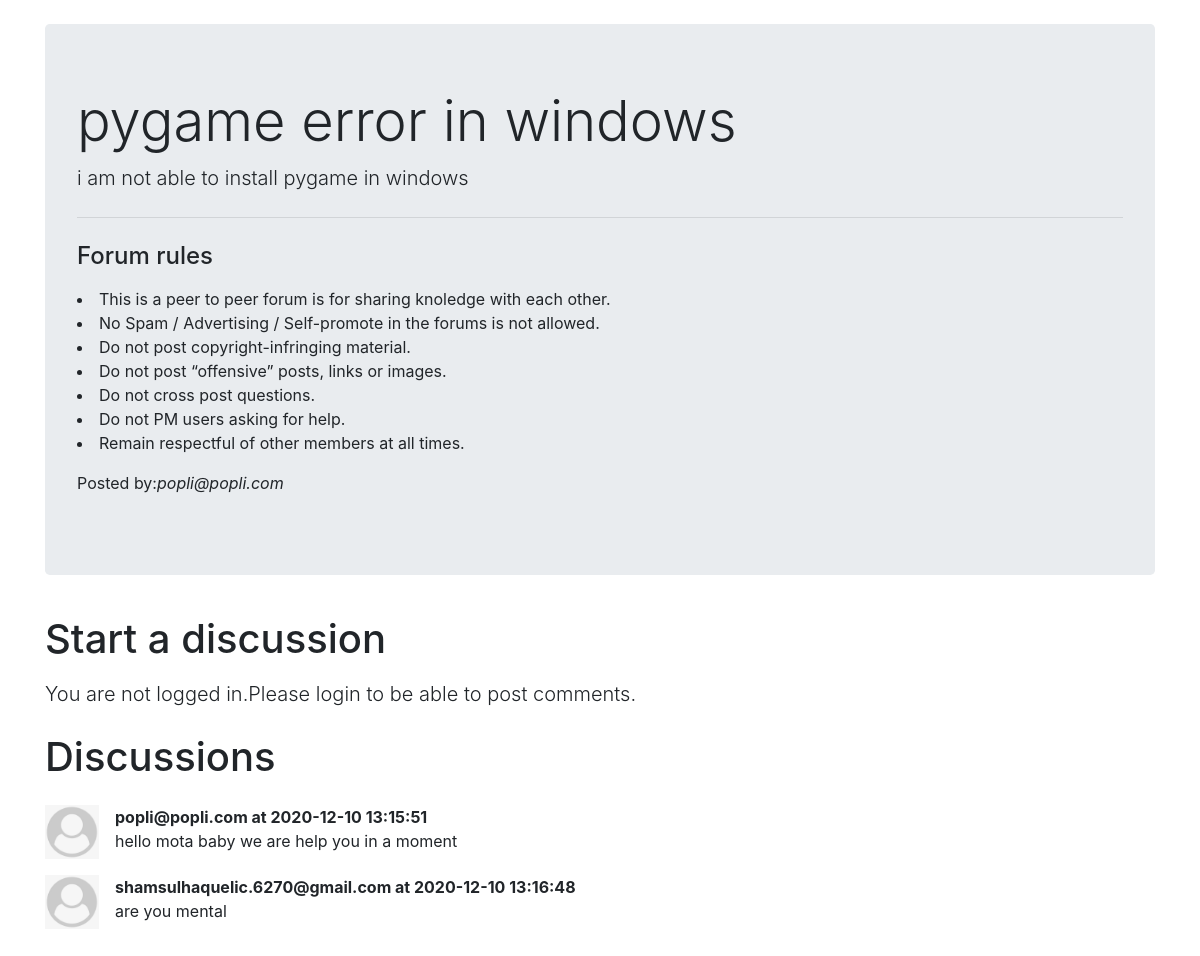
Screenshot of /thread.php?threadid=50 with the database file from the repository.
### tables this page shows
CREATE TABLE `threads` (
  `thread_id` int(8) NOT NULL,
  `thread_title` varchar(255) NOT NULL,
  `thread_desc` text NOT NULL,
  `thread_cat_id` text NOT NULL,
  `thread_user_id` int(8) NOT NULL,
  `timestamp` datetime NOT NULL DEFAULT current_timestamp()
);

CREATE TABLE `users` (
  `sno` int(8) NOT NULL,
  `user_email` varchar(30) NOT NULL,
  `user_pass` varchar(256) NOT NULL,
  `timestamp` datetime NOT NULL DEFAULT current_timestamp()
);

CREATE TABLE `comments` (
  `comment_id` int(8) NOT NULL,
  `comment_content` text NOT NULL,
  `thread_id` int(8) NOT NULL,
  `comment_by` int(8) NOT NULL,
  `comment_time` datetime NOT NULL DEFAULT current_timestamp()
);

### thread.php (the view, shortened to what this page needs)
<!doctype html>
<html lang="en">
<head>
    <link rel="stylesheet" href="https://stackpath.bootstrapcdn.com/bootstrap/4.5.0/css/bootstrap.min.css"
>
</head>
<body>
    <?php
    $id=$_GET['threadid'];
    $sql="SELECT * FROM `threads` WHERE thread_id=$id";
    $result=mysqli_query($conn,$sql);
    while($row=mysqli_fetch_assoc($result)){
        $title=$row['thread_title'];
        $desc=$row['thread_desc'];
        $thread_user_id=$row['thread_user_id'];
        $sql2="SELECT user_email FROM `users` WHERE sno='$thread_user_id'";
        $result2=mysqli_query($conn,$sql2);
        $row2=mysqli_fetch_assoc($result2);
        $posted_by=$row2['user_email'];
    }
    ?>
    <div class="container my-4">
        <div class="jumbotron">
            <h1 class="display-4"> <?php echo $title; ?></h1>
            <p class="lead"><?php echo $desc; ?></p>
            <hr class="my-4">
            <h4>Forum rules</h4>
            <p>
                <li>This is a peer to peer forum is for sharing knoledge with each other.</li>
                <li>No Spam / Advertising / Self-promote in the forums is not allowed.</li>
                <li>Do not post copyright-infringing material.</li>
                <li>Do not post “offensive” posts, links or images.</li>
                <li>Do not cross post questions.</li>
                <li>Do not PM users asking for help.</li>
                <li>Remain respectful of other members at all times.</li>
            </p>
            <p>Posted by:<em><?php echo $posted_by; ?></em></p>
        </div>
    </div>
    <?php
    if (isset($_SESSION['loggedin']) && $_SESSION['loggedin']==true) {
    echo '<div class="container">
    <h1 class="py-2">Post a comment</h1>
    <form action="'.$_SERVER['REQUEST_URI'].'" method="post">
        <div class="form-group">
            <label for="exampleFormControlTextarea1">type your coment</label>
            <textarea class="form-control" id="comment" name="comment" rows="3"></textarea>
        <input type="hidden" name="sno" value="'.$_SESSION["sno"].'">
        </div>
        <button type="submit" class="btn btn-primary my-2">Post comment</button>
    </form>
</div>';
    }
    else {
        echo '<div class="container">
        <h1 class="py-2">Start a discussion</h1>
        <p class="lead">You are not logged in.Please login to be able to post comments.</p>
        </div>';
    }
    ?>
    <div class="container mb-5" id="ques">
        <h1 class="py-2">Discussions</h1>
        <?php
    $id=$_GET['threadid'];
    $sql= "SELECT * FROM `comments` WHERE thread_id=$id";
    $result=mysqli_query($conn,$sql);
    while($row=mysqli_fetch_assoc($result)){
        $content=$row['comment_content'];
        $comment_time=$row['comment_time'];
        $thread_user_id=$row['comment_by'];
        $sql2="SELECT user_email FROM `users` WHERE sno='$thread_user_id'";
        $result2=mysqli_query($conn,$sql2);
        $row2=mysqli_fetch_assoc($result2);
            echo '<div class="media my-3">
            <img src="img/defaultuser.jpg" width="54px" class="mr-3" alt="...">
            <div class="media-body">
            <p class="font-weight-bold my-0">'.$row2['user_email'].' at '.$comment_time.'</p>
                '.$content.'
                </div>
            </div>';
        }
    ?>
    </div>
</body>
</html>

### thread.php (style rules this page uses)
#ques { min-height: 433px; }

### rows the page displays
threads: thread_title "pygame error in windows", thread_desc "i am not able to install pygame in windows"
users: user_email "popli@popli.com"
comments: users.user_email "popli@popli.com", comment_time "2020-12-10 13:15:51", comment_content "hello mota baby we are help you in a moment"
comments: users.user_email "shamsulhaquelic.6270@gmail.com", comment_time "2020-12-10 13:16:48", comment_content "are you mental"
